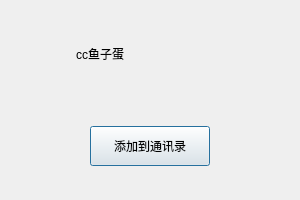
<?xml version="1.0" encoding="UTF-8"?>
<ui version="4.0">
 <class>FindSuccessDlg</class>
 <widget class="QDialog" name="FindSuccessDlg">
  <property name="geometry">
   <rect>
    <x>0</x>
    <y>0</y>
    <width>300</width>
    <height>200</height>
   </rect>
  </property>
  <property name="minimumSize">
   <size>
    <width>300</width>
    <height>200</height>
   </size>
  </property>
  <property name="maximumSize">
   <size>
    <width>300</width>
    <height>200</height>
   </size>
  </property>
  <property name="windowTitle">
   <string>Dialog</string>
  </property>
  <layout class="QVBoxLayout" name="verticalLayout">
   <item>
    <widget class="QWidget" name="widget" native="true">
     <layout class="QHBoxLayout" name="horizontalLayout">
      <item>
       <widget class="QLabel" name="head_lb">
        <property name="sizePolicy">
         <sizepolicy hsizetype="Preferred" vsizetype="Preferred">
          <horstretch>55</horstretch>
          <verstretch>47</verstretch>
         </sizepolicy>
        </property>
        <property name="minimumSize">
         <size>
          <width>50</width>
          <height>50</height>
         </size>
        </property>
        <property name="maximumSize">
         <size>
          <width>50</width>
          <height>50</height>
         </size>
        </property>
        <property name="text">
         <string/>
        </property>
       </widget>
      </item>
      <item>
       <widget class="QLabel" name="name_lb">
        <property name="text">
         <string>cc鱼子蛋</string>
        </property>
       </widget>
      </item>
      <item>
       <spacer name="horizontalSpacer">
        <property name="orientation">
         <enum>Qt::Orientation::Horizontal</enum>
        </property>
        <property name="sizeHint" stdset="0">
         <size>
          <width>128</width>
          <height>20</height>
         </size>
        </property>
       </spacer>
      </item>
     </layout>
    </widget>
   </item>
   <item>
    <widget class="QWidget" name="widget_2" native="true">
     <layout class="QHBoxLayout" name="horizontalLayout_2">
      <item>
       <widget class="ClickedBtn" name="add_friend_btn">
        <property name="minimumSize">
         <size>
          <width>120</width>
          <height>40</height>
         </size>
        </property>
        <property name="maximumSize">
         <size>
          <width>120</width>
          <height>40</height>
         </size>
        </property>
        <property name="text">
         <string>添加到通讯录</string>
        </property>
       </widget>
      </item>
     </layout>
    </widget>
   </item>
  </layout>
 </widget>
 <customwidgets>
  <customwidget>
   <class>ClickedBtn</class>
   <extends>QPushButton</extends>
   <header location="global">clickedbtn.h</header>
  </customwidget>
 </customwidgets>
 <resources/>
 <connections/>
</ui>
